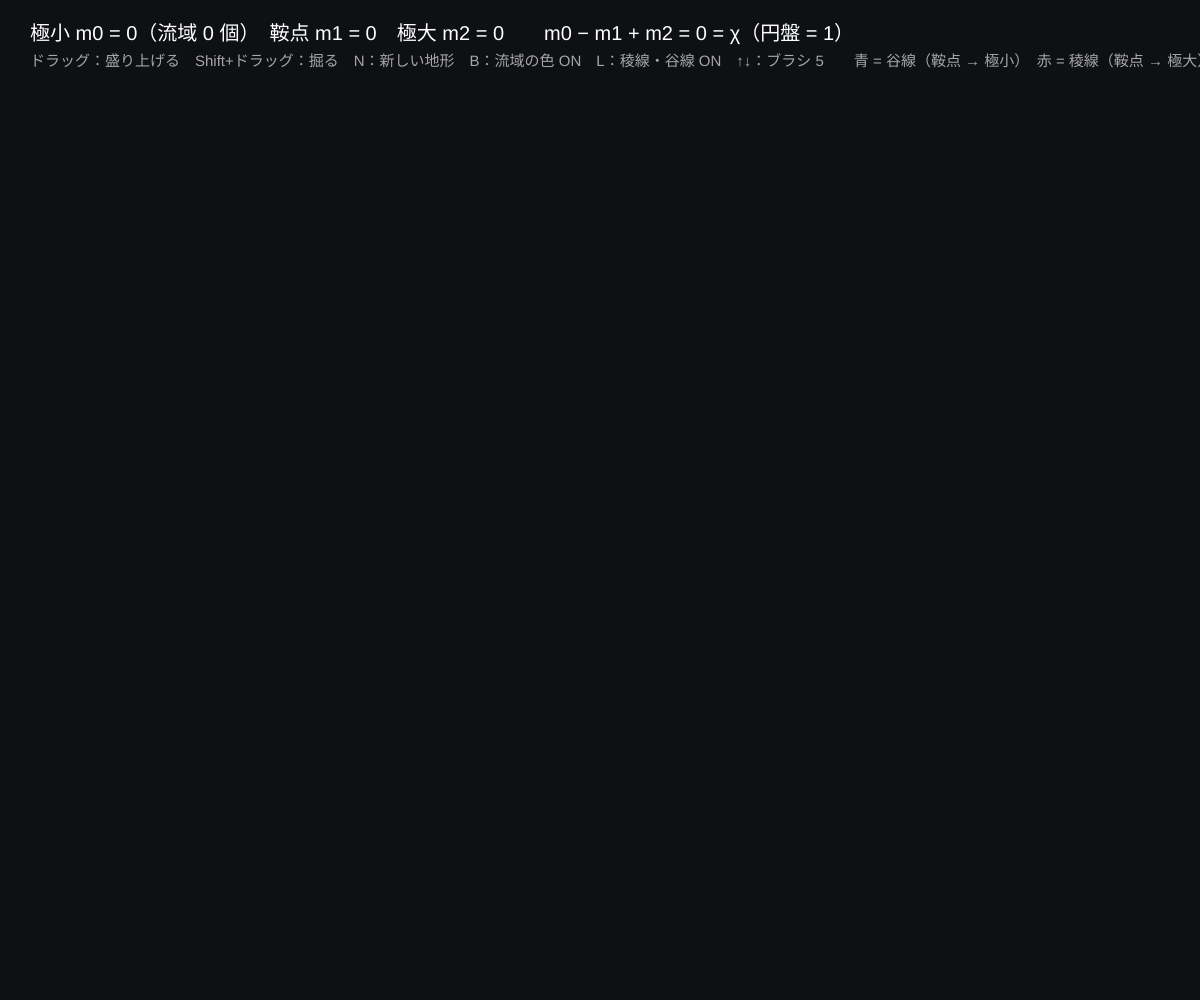
Frame 1 (no input)
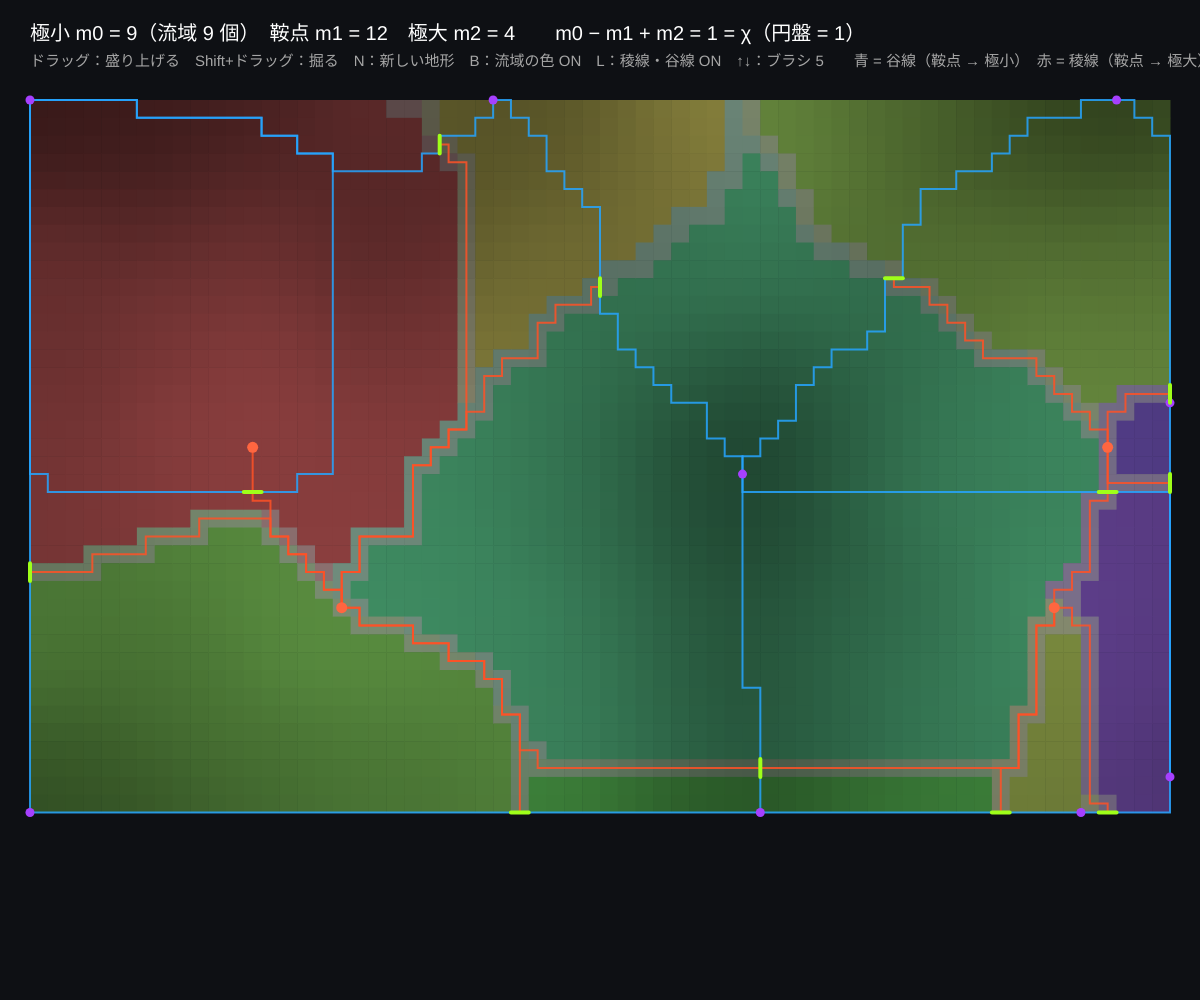
Frame 60 (no input)
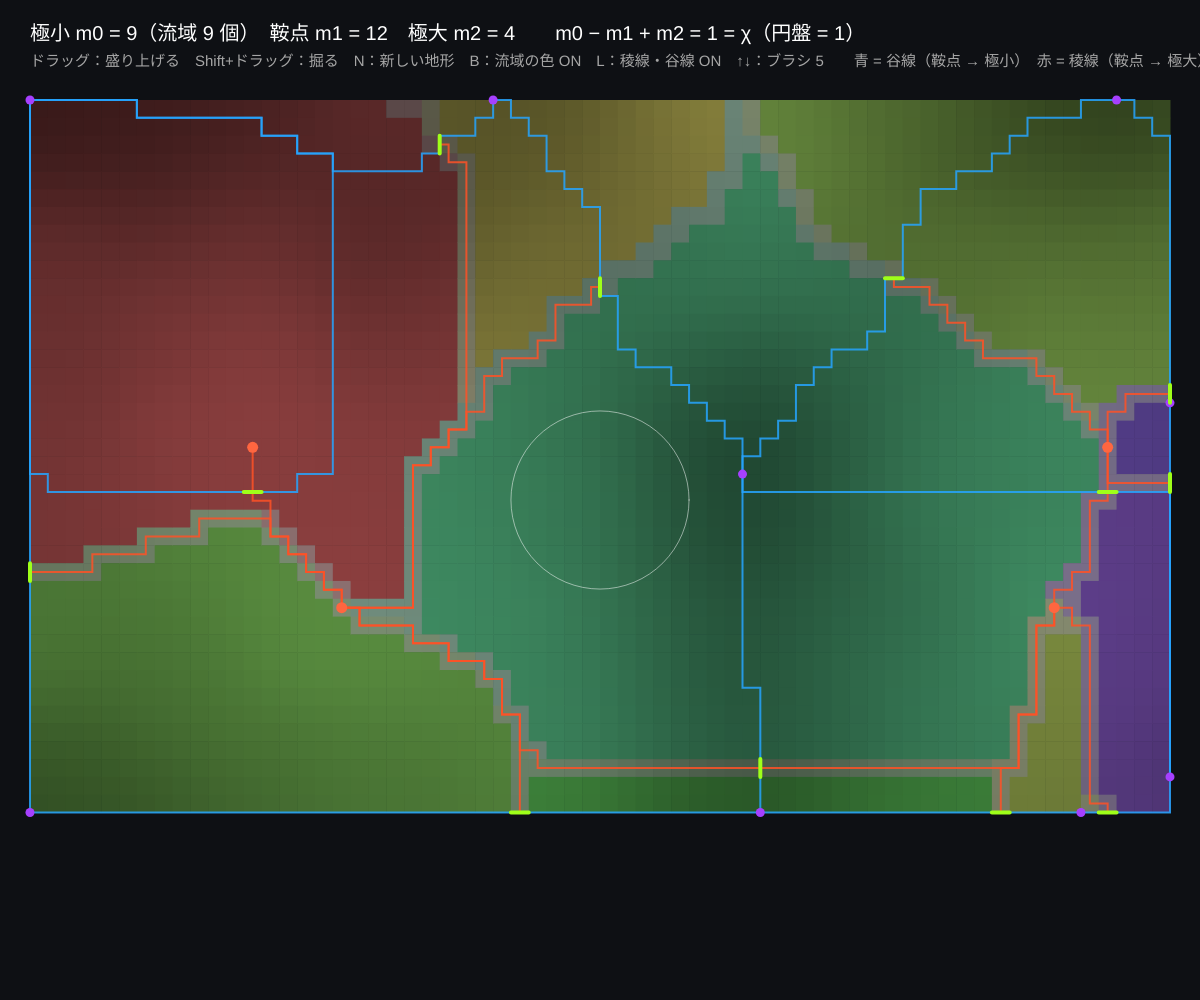
Frame 120 (the mouse pressed at the canvas centre since frame 60)

The p5.js sketch that drew these frames (run headless with seeded random() and noise() and a simulated clock; from frame 60 on, the mouse is pressed at the canvas centre):

// p5.js sketch
// ── sketch.js
// ============================================
// 09 地形のモース・スメール複体 ─ 流域と稜線・谷線
// ハイトマップ（ノイズ地形）の各頂点を矢印にそって流す。たどり着く極小ごとに色分けすると「流域（分水嶺で区切られた盆地）」になる
//   鞍点から降りる V-パス = 谷線（極小へ）、鞍点から登る V-パス = 稜線（極大へ）。合わせてモース・スメール複体
// マウスドラッグ = 地形を盛り上げる / Shift+ドラッグ = 掘る / N = 新しい地形 / B = 流域の色 / L = 稜線・谷線 / ↑↓ = ブラシの大きさ
// ============================================

let nx = 64, ny = 40;             // ★ 地形の解像度
let cx, pos, pair = [], h = [], basin = [];
let ox = 30, oy = 100, cs, pg;
let showBasin = true, showLines = true, brush = 5, dirty = true, lastCompute = 0;
let hues = [];

function setup() {
  createCanvas(windowWidth, windowHeight);
  colorMode(HSB, 360, 100, 100, 100);
  cs = Math.min((width - 60) / nx, (height - 150) / ny);
  cx = makeGridComplex(nx, ny);
  pos = gridPositions(cx, ox, oy, cs);
  pg = createGraphics(width, height); pg.colorMode(HSB, 360, 100, 100, 100);
  for (let k = 0; k < 4000; k++) hues.push((k * 137.5) % 360);
  noiseDetail(2, 0.35);
  newTerrain();
}

function newTerrain() {
  noiseSeed(Math.floor(random(10000)));
  h = [];
  for (let i = 0; i <= nx; i++) for (let j = 0; j <= ny; j++) h[cx.vid[i][j]] = noise(i * 0.05, j * 0.05) + 0.12 * noise(i * 0.14 + 7, j * 0.14 + 7) + 0.00001 * (i * 3 + j);
  dirty = true;
}

// ★ 勾配場 → 流域（各頂点を矢印にそって流して、着いた極小の番号）→ 画像に描く
function computeField() {
  pair = gradientFromHeight(cx, h);
  basin = new Array(cx.cells.length).fill(-1);
  let cells = cx.cells;
  for (let v = 0; v < cells.length; v++) {
    if (cells[v].dim !== 0 || basin[v] >= 0) continue;
    let trail = [], c = v;
    while (basin[c] < 0 && pair[c] >= 0) { trail.push(c); let e = pair[c]; c = cells[e].verts[0] === c ? cells[e].verts[1] : cells[e].verts[0]; }
    let b = basin[c] >= 0 ? basin[c] : c;
    basin[c] = b; for (let t of trail) basin[t] = b;
  }
  // 描画（面の色 = 流域、明るさ = 高さ）
  pg.clear(); pg.noStroke();
  for (let i = 0; i < nx; i++) for (let j = 0; j < ny; j++) {
    let f = cx.fid[i][j], vs = cells[f].verts, v = vs.reduce((s, q) => s + h[q], 0) / 4;
    let b = basin[vs[3]], edge = vs.some((q) => basin[q] !== b);
    if (showBasin) pg.fill(hues[b % hues.length], edge ? 20 : 55, 20 + v * 55); else pg.fill(200 - v * 120, 40, 20 + v * 55);
    pg.rect(ox + i * cs, oy + j * cs, cs + 0.5, cs + 0.5);
  }
  if (showLines) for (let c = 0; c < cells.length; c++) if (pair[c] < 0 && cells[c].dim === 1) {
    pg.noFill();
    for (let [paths, hue] of [[descendPaths(cx, pair, c), 205], [ascendPaths(cx, pair, c), 12]]) {
      pg.stroke(hue, 85, 100, 85); pg.strokeWeight(2);
      for (let p of paths) { pg.beginShape(); for (let q of p) pg.vertex(pos[q].x, pos[q].y); pg.endShape(); }
    }
  }
  pg.noStroke();
  for (let c = 0; c < cells.length; c++) if (pair[c] < 0) {
    let d = cells[c].dim; pg.fill([272, 85, 12][d], 75, 100);
    if (d === 1) { let a = pos[cells[c].verts[0]], b = pos[cells[c].verts[1]]; pg.stroke(85, 90, 100); pg.strokeWeight(4); pg.line(a.x, a.y, b.x, b.y); pg.noStroke(); }
    else pg.circle(pos[c].x, pos[c].y, d === 0 ? 9 : 11);
  }
  dirty = false; lastCompute = millis();
}

// ★ ブラシ：マウスのまわりをガウス関数で盛り上げる（Shift で掘る）
function paint() {
  let ci = (mouseX - ox) / cs, cj = (mouseY - oy) / cs, sgn = keyIsDown(SHIFT) ? -1 : 1;
  for (let i = Math.max(0, Math.floor(ci - brush * 2)); i <= Math.min(nx, Math.ceil(ci + brush * 2)); i++)
    for (let j = Math.max(0, Math.floor(cj - brush * 2)); j <= Math.min(ny, Math.ceil(cj + brush * 2)); j++) {
      let d2 = ((i - ci) * (i - ci) + (j - cj) * (j - cj)) / (brush * brush);
      let v = cx.vid[i][j]; h[v] = constrain(h[v] + sgn * 0.03 * Math.exp(-d2), 0, 2);
    }
  dirty = true;
}

function draw() {
  background(225, 30, 8);
  if (dirty && millis() - lastCompute > 60) computeField();
  image(pg, 0, 0);
  if (mouseY > oy) { noFill(); stroke(0, 0, 100, 50); strokeWeight(1); circle(mouseX, mouseY, brush * cs * 2); }
  let m = countCritical(cx, pair);
  let nb = new Set(basin.filter((b) => b >= 0)).size;
  fill(0, 0, 100); noStroke(); textSize(20); textAlign(LEFT, BASELINE);
  text('極小 m0 = ' + m[0] + '（流域 ' + nb + ' 個）　鞍点 m1 = ' + m[1] + '　極大 m2 = ' + m[2] + '　　m0 − m1 + m2 = ' + (m[0] - m[1] + m[2]) + ' = χ（円盤 = 1）', ox, 40);
  fill(0, 0, 65); textSize(15);
  text('ドラッグ：盛り上げる　Shift+ドラッグ：掘る　N：新しい地形　B：流域の色 ' + (showBasin ? 'ON' : 'off') + '　L：稜線・谷線 ' + (showLines ? 'ON' : 'off') + '　↑↓：ブラシ ' + brush + '　　青 = 谷線（鞍点 → 極小）　赤 = 稜線（鞍点 → 極大）', ox, 66);
}

function mouseDragged() { if (mouseY > oy) paint(); }
function mousePressed() { if (mouseY > oy) paint(); }
function keyPressed() {
  if (key === 'n' || key === 'N') newTerrain();
  if (key === 'b' || key === 'B') { showBasin = !showBasin; dirty = true; }
  if (key === 'l' || key === 'L') { showLines = !showLines; dirty = true; }
  if (key === UP_ARROW) brush = Math.min(12, brush + 1);
  if (key === DOWN_ARROW) brush = Math.max(2, brush - 1);
}

// ---------- やってみよう ----------
// 1. 2 つの流域の境目（分水嶺）に鞍点があることを確かめよう。鞍点を掘ると流域が合体する
// 2. 山を 1 つ盛り上げると、極大 1 つと鞍点 1 つが同時に生まれる。なぜ？（m0 − m1 + m2 = 1 のまま）
// 3. 谷線（青）はどの流域の中を通る？ 稜線（赤）は流域の境界とどう関係する？
// 4. noise の 0.05 を 0.1 にして、流域の数がどう変わるか見よう


// ==================================================
// ここから下は「離散モース理論の道具」
//   格子の胞体複体をつくる・高さ関数から勾配場をつくる・V-パスをたどる・臨界胞体を数える
// ==================================================

// 格子（nx × ny マス）の胞体複体。ident は辺の同一視：'none' | 'torus' | 'sphere' | 'klein'
//   mask(i, j) が false のマス（面）は入れない（穴のある複体をつくる）
//   返り値 cx：cells = [{ dim, verts, faces, cofaces }]（頂点 → 辺 → 面の順に番号）
//             vid[i][j]・eh[i][j]（横の辺）・ev[i][j]（縦の辺）・fid[i][j] = 格子の位置 → 胞体番号（なければ -1）


// ==================================================
// ここから下は「離散モース理論の道具」
//   格子の胞体複体をつくる・高さ関数から勾配場をつくる・V-パスをたどる・ベッチ数を数える・描く
// ==================================================

// 格子（nx × ny マス）の胞体複体。ident は辺の同一視：'none' | 'torus' | 'sphere' | 'klein'
//   mask(i, j) が false のマス（面）は入れない（穴のある複体をつくる）
//   返り値 cx：cells = [{ dim, verts, faces, cofaces }]（頂点 → 辺 → 面の順に番号）
//             vid[i][j]・eh[i][j]（横の辺）・ev[i][j]（縦の辺）・fid[i][j] = 格子の位置 → 胞体番号（なければ -1）
function makeGridComplex(nx, ny, ident, mask) {
  ident = ident || 'none';
  let canon = (i, j) => {
    if (ident === 'torus') { i = i % nx; j = j % ny; }
    else if (ident === 'klein') { if (i === nx) { i = 0; j = ny - j; } if (j === ny) j = 0; }
    else if (ident === 'sphere') { if (j === 0) { j = i; i = 0; } else if (i === nx) { i = j; j = ny; } }
    return i + ',' + j;
  };
  let cells = [], keyId = {};
  let getCell = (k, dim, verts) => { if (keyId[k] === undefined) { keyId[k] = cells.length; cells.push({ dim, verts, faces: [], cofaces: [] }); } return keyId[k]; };
  let vid = [], eh = [], ev = [], fid = [];
  for (let i = 0; i <= nx; i++) { vid[i] = []; eh[i] = []; ev[i] = []; fid[i] = []; for (let j = 0; j <= ny; j++) { vid[i][j] = -1; eh[i][j] = -1; ev[i][j] = -1; fid[i][j] = -1; } }
  let keep = (i, j) => i >= 0 && j >= 0 && i < nx && j < ny && (!mask || mask(i, j));
  for (let i = 0; i <= nx; i++) for (let j = 0; j <= ny; j++)
    if (keep(i, j) || keep(i - 1, j) || keep(i, j - 1) || keep(i - 1, j - 1)) { let v = getCell('v' + canon(i, j), 0, []); cells[v].verts = [v]; vid[i][j] = v; }
  // 辺は「格子のどの位置の辺か」で同一視する（同じ 2 頂点をもつ別の辺もあるので頂点の組では区別しない）
  let canonE = (i, j, dir) => {
    if (ident === 'torus') { i = i % nx; j = j % ny; }
    else if (ident === 'klein') { if (dir === 'h' && j === ny) j = 0; if (dir === 'v' && i === nx) { i = 0; j = ny - j - 1; } }
    else if (ident === 'sphere') { if (dir === 'h' && j === 0) { dir = 'v'; j = i; i = 0; } else if (dir === 'v' && i === nx) { dir = 'h'; i = j; j = ny; } }
    return 'e' + dir + i + ',' + j;
  };
  let addEdge = (k, a, b) => (a < 0 || b < 0 || a === b) ? -1 : getCell(k, 1, [Math.min(a, b), Math.max(a, b)]);
  for (let i = 0; i <= nx; i++) for (let j = 0; j <= ny; j++) {
    if (i < nx && (keep(i, j) || keep(i, j - 1))) eh[i][j] = addEdge(canonE(i, j, 'h'), vid[i][j], vid[i + 1][j]);
    if (j < ny && (keep(i, j) || keep(i - 1, j))) ev[i][j] = addEdge(canonE(i, j, 'v'), vid[i][j], vid[i][j + 1]);
  }
  for (let i = 0; i < nx; i++) for (let j = 0; j < ny; j++) {
    if (!keep(i, j)) continue;
    let vs = [...new Set([vid[i][j], vid[i + 1][j], vid[i][j + 1], vid[i + 1][j + 1]])].sort((a, b) => a - b);
    let f = getCell('f' + i + ',' + j, 2, vs);
    fid[i][j] = f;
    for (let e of [eh[i][j], eh[i][j + 1], ev[i][j], ev[i + 1][j]]) if (e >= 0) { cells[e].ncof = (cells[e].ncof || 0) + 1; if (!cells[f].faces.includes(e)) cells[f].faces.push(e); }
  }
  for (let c = 0; c < cells.length; c++) {
    if (cells[c].dim === 1) cells[c].faces = cells[c].verts.slice();
    for (let f of cells[c].faces) if (!cells[f].cofaces.includes(c)) cells[f].cofaces.push(c);
  }
  return { cells, nx, ny, vid, eh, ev, fid, ident };
}

// 高さ関数 h[頂点] から離散勾配場（ペアリング）をつくる（lower star 法：Robins ら 2011）
//   返り値 pair[胞体] = 矢印の相手の胞体番号、臨界なら -1
function gradientFromHeight(cx, h) {
  let cells = cx.cells, n = cells.length;
  let pair = new Array(n).fill(-1), done = new Array(n).fill(false);
  // 胞体の「値」= 頂点の高さを大きい順に並べた列（同じ高さは頂点番号で区別）
  let gval = cells.map((c) => c.verts.map((v) => [h[v], v]).sort((a, b) => b[0] - a[0] || b[1] - a[1]));
  let cmp = (a, b) => { let x = gval[a], y = gval[b]; for (let k = 0; k < Math.min(x.length, y.length); k++) { if (x[k][0] !== y[k][0]) return x[k][0] - y[k][0]; if (x[k][1] !== y[k][1]) return x[k][1] - y[k][1]; } return x.length - y.length; };
  for (let x = 0; x < n; x++) {
    if (cells[x].dim !== 0) continue;
    let inL = {}, L = [];                                   // x の lower star：x がいちばん高い頂点である胞体
    for (let e of cells[x].cofaces) if (gval[e][0][1] === x) { L.push(e); inL[e] = true; for (let f of cells[e].cofaces) if (gval[f][0][1] === x && !inL[f]) { L.push(f); inL[f] = true; } }
    done[x] = true;
    if (!L.length) continue;                                // 臨界な頂点（極小）
    let unpaired = (a) => cells[a].faces.filter((b) => inL[b] && !done[b]);
    let edges = L.filter((c) => cells[c].dim === 1).sort(cmp);
    let delta = edges[0];
    pair[x] = delta; pair[delta] = x; done[delta] = true;   // いちばん低い辺と x をペアに
    let pq0 = edges.slice(1), pq1 = [];
    let addCof = (a) => { for (let b of cells[a].cofaces) if (inL[b] && !done[b] && unpaired(b).length === 1 && !pq1.includes(b)) pq1.push(b); };
    addCof(delta);
    while (pq0.length || pq1.length) {
      while (pq1.length) {
        pq1.sort(cmp);
        let a = pq1.shift(), u = unpaired(a);
        if (u.length === 0) pq0.push(a);
        else { let b = u[0]; pair[a] = b; pair[b] = a; done[a] = done[b] = true; pq0 = pq0.filter((c) => c !== b); addCof(a); addCof(b); }
      }
      if (pq0.length) { pq0.sort(cmp); let g = pq0.shift(); done[g] = true; addCof(g); }   // g は臨界
    }
  }
  return pair;
}

// 臨界胞体 c（次元 k）から矢印をたどって下る V-パスをすべて集める（次元 k−1 の臨界胞体で終わる）
//   返り値：パス（胞体番号の列）の配列。閉路に出会ったパスには loop = true がつく
function descendPaths(cx, pair, c, maxLen) {
  let cells = cx.cells, out = [], path = [c], onPath = { [c]: true };
  let walk = () => {
    let a = path[path.length - 1];
    for (let b of cells[a].faces) {
      if (b === pair[a]) continue;
      let p = pair[b];
      if (p < 0) out.push(path.concat([b]));
      else if (cells[p].dim === cells[a].dim) {
        if (onPath[p]) { let q = path.concat([b, p]); q.loop = true; out.push(q); }
        else if (path.length < (maxLen || 4000)) { path.push(b, p); onPath[p] = true; walk(); path.pop(); path.pop(); onPath[p] = false; }
      }
    }
  };
  walk();
  return out;
}

// 臨界胞体 c（次元 k）から矢印を逆にたどって上る V-パス（次元 k+1 の臨界胞体で終わる）
function ascendPaths(cx, pair, c, maxLen) {
  let cells = cx.cells, out = [], path = [c], onPath = { [c]: true };
  let walk = () => {
    let a = path[path.length - 1];
    for (let b of cells[a].cofaces) {
      if (b === pair[a]) continue;
      let p = pair[b];
      if (p < 0) out.push(path.concat([b]));
      else if (cells[p].dim === cells[a].dim) {
        if (onPath[p]) { let q = path.concat([b, p]); q.loop = true; out.push(q); }
        else if (path.length < (maxLen || 4000)) { path.push(b, p); onPath[p] = true; walk(); path.pop(); path.pop(); onPath[p] = false; }
      }
    }
  };
  walk();
  return out;
}

// 臨界胞体の数 [m0, m1, m2]
function countCritical(cx, pair) {
  let m = [0, 0, 0];
  for (let i = 0; i < cx.cells.length; i++) if (pair[i] < 0) m[cx.cells[i].dim]++;
  return m;
}

// 各胞体の描く位置 pos[胞体] = { x, y }（頂点 = 格子点、辺 = 中点、面 = 中心。同一視された胞体は最初の位置）
function gridPositions(cx, ox, oy, cs) {
  let pos = new Array(cx.cells.length).fill(null);
  let put = (c, x, y) => { if (c >= 0 && !pos[c]) pos[c] = { x, y }; };
  for (let i = 0; i <= cx.nx; i++) for (let j = 0; j <= cx.ny; j++) {
    put(cx.vid[i][j], ox + i * cs, oy + j * cs);
    put(cx.eh[i][j], ox + (i + 0.5) * cs, oy + j * cs);
    put(cx.ev[i][j], ox + i * cs, oy + (j + 0.5) * cs);
    put(cx.fid[i][j], ox + (i + 0.5) * cs, oy + (j + 0.5) * cs);
  }
  return pos;
}
